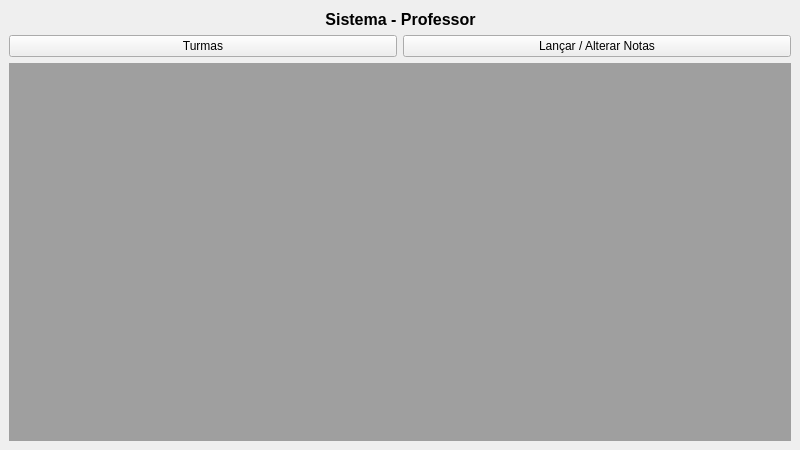
<?xml version="1.0" encoding="UTF-8"?>
<ui version="4.0">
 <class>Professor</class>
 <widget class="QMainWindow" name="Professor">
  <property name="geometry">
   <rect>
    <x>0</x>
    <y>0</y>
    <width>800</width>
    <height>450</height>
   </rect>
  </property>
  <property name="windowTitle">
   <string>Faculdade - Sistema Professor</string>
  </property>
  <widget class="QWidget" name="centralwidget">
   <layout class="QVBoxLayout" name="verticalLayout">
    <item>
     <layout class="QHBoxLayout" name="horizontalLayout_2">
      <item>
       <spacer name="horizontalSpacer">
        <property name="orientation">
         <enum>Qt::Horizontal</enum>
        </property>
        <property name="sizeHint" stdset="0">
         <size>
          <width>40</width>
          <height>20</height>
         </size>
        </property>
       </spacer>
      </item>
      <item>
       <widget class="QLabel" name="label">
        <property name="font">
         <font>
          <pointsize>12</pointsize>
          <weight>75</weight>
          <bold>true</bold>
         </font>
        </property>
        <property name="text">
         <string>Sistema - Professor</string>
        </property>
        <property name="alignment">
         <set>Qt::AlignCenter</set>
        </property>
       </widget>
      </item>
      <item>
       <spacer name="horizontalSpacer_2">
        <property name="orientation">
         <enum>Qt::Horizontal</enum>
        </property>
        <property name="sizeHint" stdset="0">
         <size>
          <width>40</width>
          <height>20</height>
         </size>
        </property>
       </spacer>
      </item>
     </layout>
    </item>
    <item>
     <layout class="QHBoxLayout" name="horizontalLayout">
      <item>
       <widget class="QPushButton" name="pushButton">
        <property name="text">
         <string>Turmas</string>
        </property>
       </widget>
      </item>
      <item>
       <widget class="QPushButton" name="pushButton_2">
        <property name="text">
         <string>Lançar / Alterar Notas</string>
        </property>
       </widget>
      </item>
     </layout>
    </item>
    <item>
     <widget class="QMdiArea" name="mdiArea"/>
    </item>
   </layout>
  </widget>
 </widget>
 <resources/>
 <connections/>
</ui>
